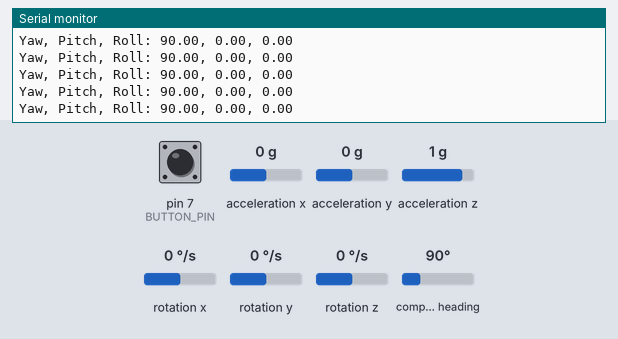
Bench run of a sketch on a simulated Arduino Uno, built with avr-gcc and run on an emulated ATmega328P. On the bench: the last lines printed to the serial monitor. Inputs (shaded band) come from the test bench; at power-on: acceleration x 0 g, compass heading 90°, pin 7 (BUTTON_PIN) HIGH, acceleration y 0 g, acceleration z 1 g, rotation x 0 °/s, rotation y 0 °/s, rotation z 0 °/s.

Above: at 3.2 s.
3.3 s: acceleration x set to -1.4 g
At 4.1 s:
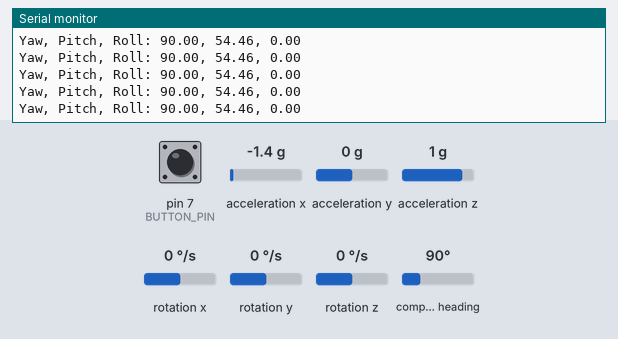
4.8 s: acceleration x set to 0.8 g
At 5.9 s:
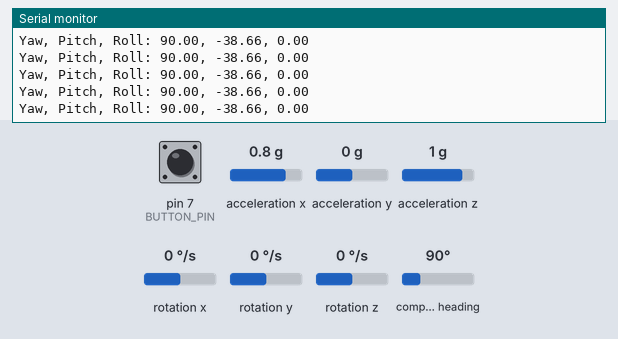
7.8 s: compass heading set to 7°
At 8.5 s:
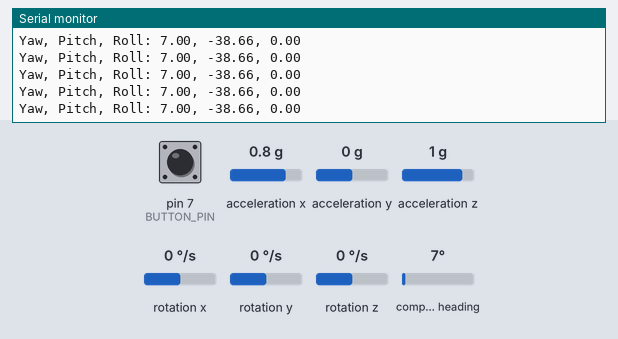
10.8 s: pin 7 (BUTTON_PIN) pulled LOW for 0.15 s
At 11.4 s:
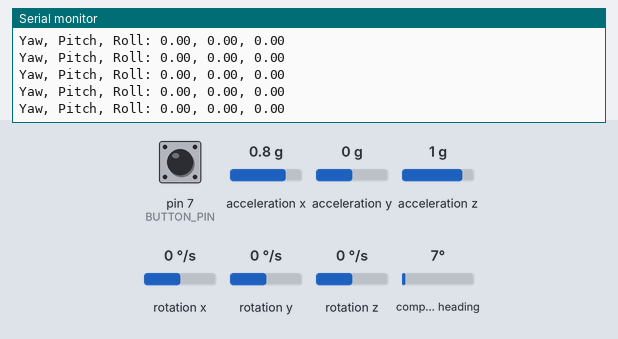
12.4 s: acceleration y set to -1.4 g
At 13.0 s:
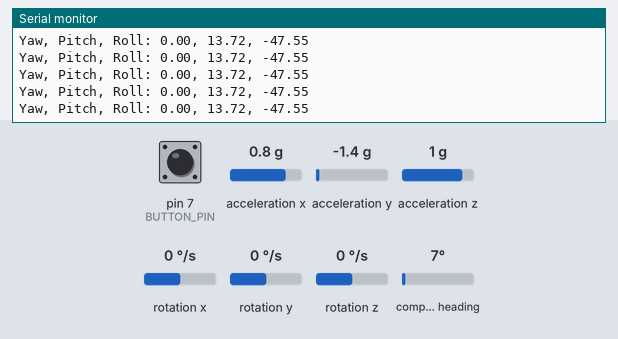
13.9 s: compass heading set to 269°
At 14.7 s:
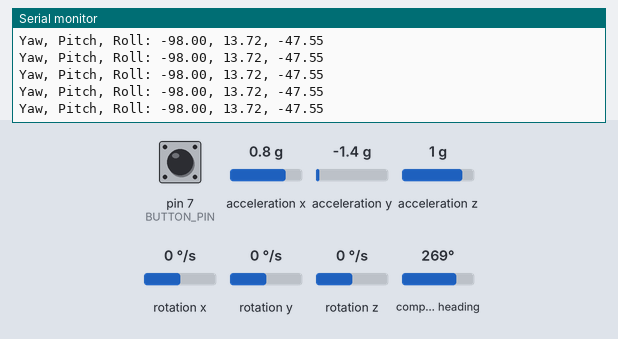
Timing chart, 0 to 16.9 s (numbered marks = the images above; inputs shaded):
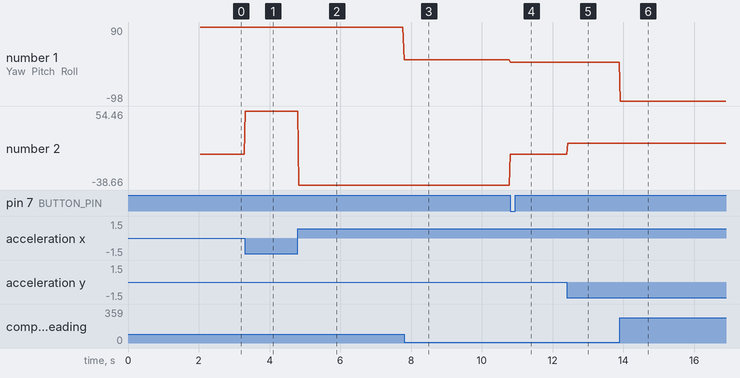

The sketch:

imu_test.ino
```cpp
//MPU Library: https://github.com/hideakitai/MPU9250/tree/master/MPU9250

#include "MPU9250.h"
const int BUTTON_PIN = 7;

MPU9250 mpu;
float accX0 = 0;
float accY0 = 0;
float accZ0 = 0;
float yaw0 = 0;
float pitch0 = 0;
float roll0 = 0;

void setup() {
    Serial.begin(115200);
    Wire.begin();
    delay(2000);

    if (!mpu.setup(0x68)) {  // change to your own address
        while (1) {
            Serial.println("MPU connection failed. Please check your connection with `connection_check` example.");
            delay(5000);
        }
    }
    mpu.setAccBias(-88.87, 8.09, -33.18);
    mpu.setGyroBias(3.35, -9.06, 0.45);
    mpu.setMagBias(121.26, -7.29, -380.02);
    mpu.setMagScale(0.93, 0.99, 1.09);

    pinMode(BUTTON_PIN, INPUT_PULLUP);
}

void loop() {
    if (mpu.update()) {
        if(isPressed()){
            set0();
        }
        static uint32_t prev_ms = millis();
        if (millis() > prev_ms + 25) {
            print_roll_pitch_yaw();
            //print_accs();
            prev_ms = millis();
        }
    }
}

void print_roll_pitch_yaw() {
    Serial.print("Yaw, Pitch, Roll: ");
    Serial.print(mpu.getYaw() - yaw0, 2);
    Serial.print(", ");
    Serial.print(mpu.getPitch() - pitch0, 2);
    Serial.print(", ");
    Serial.println(mpu.getRoll() - roll0, 2);
}

void print_accs() {
    Serial.print("Acc X, Y, Z: ");
    Serial.print(mpu.getAccX() - accX0, 2);
    Serial.print(", ");
    Serial.print(mpu.getAccY() - accY0, 2);
    Serial.print(", ");
    Serial.println(mpu.getAccZ() - accZ0, 2);
}

bool isPressed(){
    return !digitalRead(BUTTON_PIN);
}

void set0(){
    accX0 = mpu.getAccX();
    accY0 = mpu.getAccX();
    accZ0 = mpu.getAccX();
    yaw0 = mpu.getYaw();
    pitch0 = mpu.getPitch();
    roll0 = mpu.getRoll();
}
```

Measured:
- after the input at 3.3 s, the serial monitor: prints a new line at once (image 1)
- after the input at 4.8 s, the serial monitor: prints a new line at once (image 2)
- after the input at 7.8 s, the serial monitor: prints a new line at once (image 3)
- after the input at 10.8 s, the serial monitor: prints a new line at once (image 4)
- after the input at 12.4 s, the serial monitor: prints a new line at once (image 5)
- after the input at 13.9 s, the serial monitor: prints a new line at once (image 6)
- plotted number 1: 90 → 7 after the input at 7.8 s, 0 → -98 after the input at 13.9 s
- plotted number 2: 0 → 54.46 after the input at 3.3 s, 54.46 → -38.66 after the input at 4.8 s, 0 → 13.72 after the input at 12.4 s
